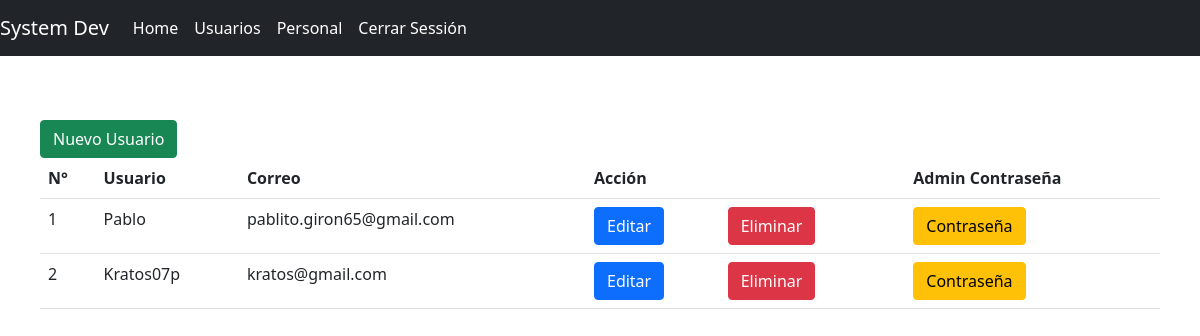
/usuarios.php (signed in), run on the app's committed database.
### tables this page shows
CREATE TABLE `usuarios` (
  `id` int(11) NOT NULL,
  `usuario` varchar(50) DEFAULT NULL,
  `email` varchar(50) DEFAULT NULL,
  `pwd` varchar(100) DEFAULT NULL
);

### usuarios.php (the view, shortened to what this page needs)
<?php
include_once('./conf/conf.php');
?>
<!DOCTYPE html>
<html lang="en">
<head>
   <link href="https://cdn.jsdelivr.net/npm/bootstrap@5.0.2/dist/css/bootstrap.min.css" rel="stylesheet">
</head>
<body>
    <?php
include_once('nav.php');
$consulta= "SELECT * FROM usuarios";
$ejecutar_consulta= mysqli_query($con, $consulta);
$i=1;
?>
<div class="contenido">
<br>
<a href="agregar-usuario.php" class="btn btn-success">Nuevo Usuario</a>
<br>
<table class="table" >
    <tr>
        <th>N°</th>
        <th>Usuario</th>
        <th>Correo</th>
        <th>Acción</th>
        <th></th>
        <th></th>
        <th>Admin Contraseña</th>
    </tr>
        <?php
        while($lista= mysqli_fetch_array($ejecutar_consulta)){
        ?>
        <tr>
        <td><?php echo $i++ ?></td>
        <td><?php echo $lista['usuario'] ?></td>
        <td><?php echo $lista['email'] ?></td>
        <td><a href="editar-usuario.php?id=<?php echo $lista['id'] ?>" class="btn btn-primary" value="Editar">Editar</a>
        </td>
        <td><form action="crud-usuarios.php" method="POST">
        <button  class="btn btn-danger" >Eliminar</button>
        </form>
        <td>
            <td>
                <button class="btn btn-warning" value="Eliminar" title="Modificar contraseña">Contraseña</button>
           </td>
     </tr>
    <?php
      }
    ?>
</table>
</div>
</body>
</html>

### usuarios.php (style rules this page uses)
.contenido { margin: 40px; }

### data on the page
usuarios: usuario "Pablo", email "pablito.giron65@gmail.com"
usuarios: usuario "Kratos07p", email "kratos@gmail.com"
